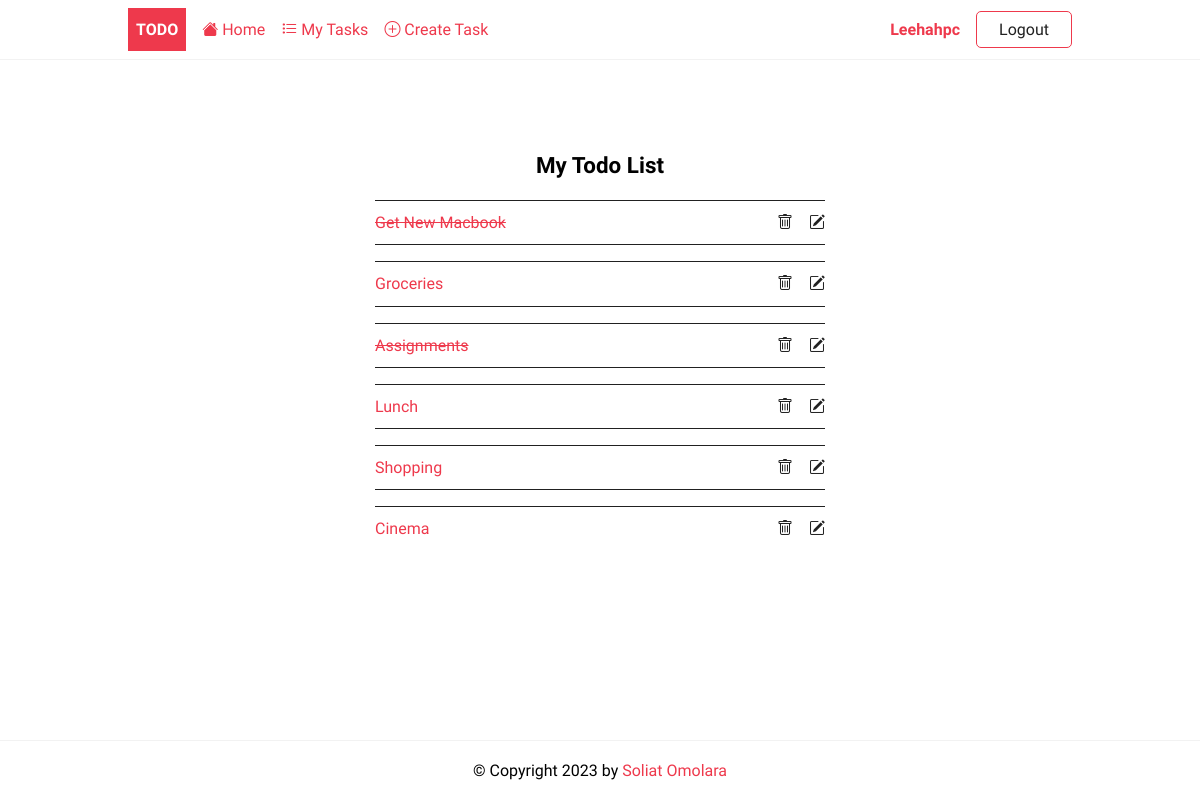
Before: /tasks/ (signed in) with the older database file.
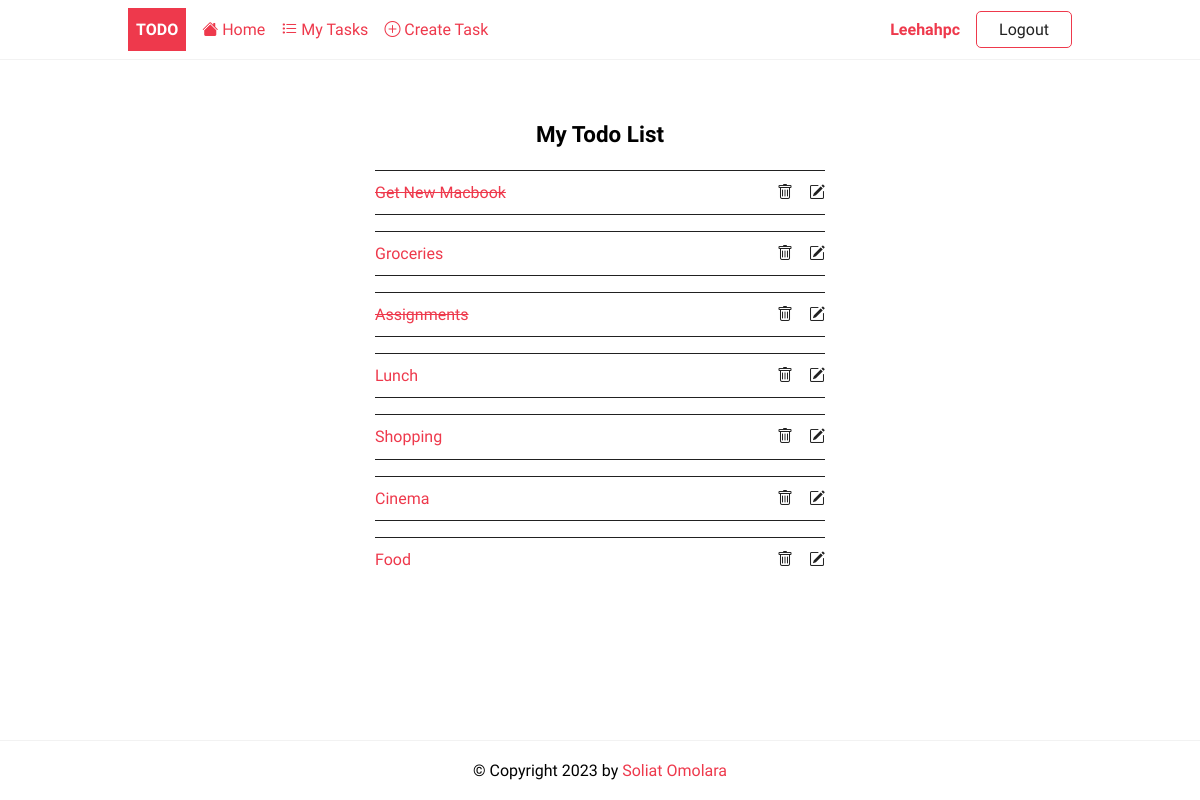
After: the same page with the newer database file.
### todoapp/models.py (models this page shows, shortened)
class Todo(models.Model):
    user = models.ForeignKey(User, on_delete=models.CASCADE, null=True, blank=True)
    title = models.CharField(max_length=250)
    description = models.TextField(null=True, blank=True)
    completed = models.BooleanField(default=False)
    created = models.DateTimeField(auto_now_add=True)

### todoapp/views.py (the view)
# urls.py: path('tasks/', TodoList.as_view(),name='tasks'),
class TodoList(LoginRequiredMixin,ListView):
    model = Todo
    context_object_name = 'tasks'
    def get_context_data(self, **kwargs):
        context = super().get_context_data(**kwargs)
        context['tasks'] = context['tasks'].filter(user=self.request.user)
        return context

### todoapp/templates/todoapp/todo_list.html
{%extends 'todoapp/base.html'%}
{%block content%}
<div class="center">
	<h2>My Todo List</h2>
	{% if tasks %}
	<ul class="tasks">
		{% for task in tasks %}
			<li><li><a href="{% url 'details' task.id %}" class="{% if task.completed%}completed{%endif%}">{{ task.title }}</a>
				 <div  class="task-controls">
					<a href="{%url 'delete' task.id %}"><i class="bi bi-trash"></i> </a>
                    <a href="{%url 'update' task.id %}"><i class="bi bi-pencil-square"></i></a>
		         </div>
		    </li>
		{% endfor %}
	{% else %}
		<p>🎉 Yay, you have no pending tasks!</p>
	{% endif %}
	</ul>
</div>
{%endblock content%}

Changed rows visible on the page:
added Todo: title "Food"
